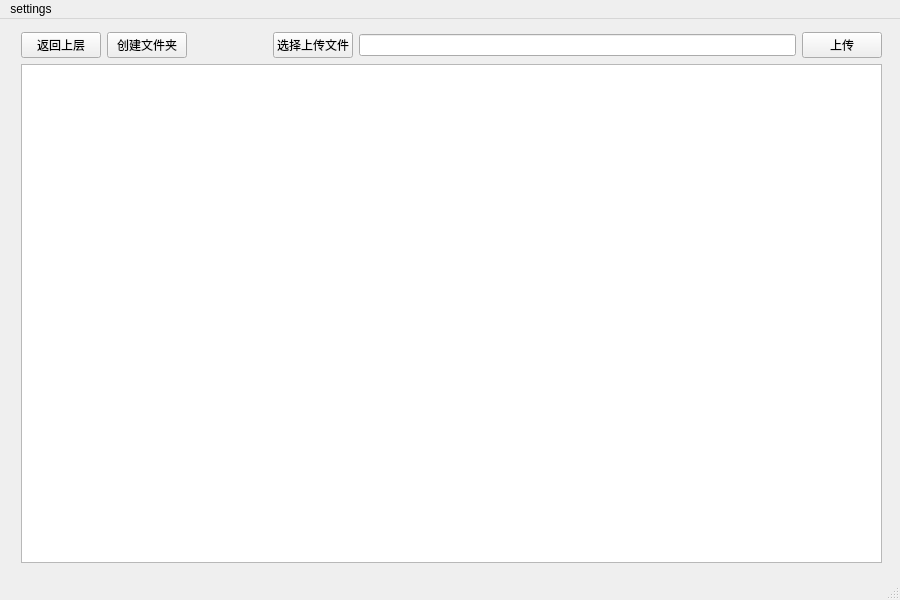
<?xml version="1.0" encoding="UTF-8"?>
<ui version="4.0">
 <class>ListFTP</class>
 <widget class="QMainWindow" name="ListFTP">
  <property name="geometry">
   <rect>
    <x>0</x>
    <y>0</y>
    <width>900</width>
    <height>600</height>
   </rect>
  </property>
  <property name="windowTitle">
   <string>MainWindow</string>
  </property>
  <widget class="QWidget" name="centralwidget">
   <widget class="QWidget" name="layoutWidget">
    <property name="geometry">
     <rect>
      <x>21</x>
      <y>13</y>
      <width>861</width>
      <height>531</height>
     </rect>
    </property>
    <layout class="QVBoxLayout" name="verticalLayout">
     <item>
      <layout class="QHBoxLayout" name="horizontalLayout_3">
       <item>
        <widget class="QPushButton" name="return_btn">
         <property name="text">
          <string>返回上层</string>
         </property>
        </widget>
       </item>
       <item>
        <widget class="QPushButton" name="create_btn">
         <property name="text">
          <string>创建文件夹</string>
         </property>
        </widget>
       </item>
       <item>
        <spacer name="horizontalSpacer">
         <property name="orientation">
          <enum>Qt::Horizontal</enum>
         </property>
         <property name="sizeType">
          <enum>QSizePolicy::Fixed</enum>
         </property>
         <property name="sizeHint" stdset="0">
          <size>
           <width>80</width>
           <height>20</height>
          </size>
         </property>
        </spacer>
       </item>
       <item>
        <layout class="QHBoxLayout" name="horizontalLayout">
         <item>
          <widget class="QPushButton" name="upload_btn">
           <property name="text">
            <string>选择上传文件</string>
           </property>
          </widget>
         </item>
         <item>
          <widget class="QLineEdit" name="lineEdit"/>
         </item>
         <item>
          <widget class="QPushButton" name="begin_upload_btn">
           <property name="text">
            <string>上传</string>
           </property>
          </widget>
         </item>
        </layout>
       </item>
      </layout>
     </item>
     <item>
      <widget class="QListWidget" name="listWidget">
       <property name="contextMenuPolicy">
        <enum>Qt::CustomContextMenu</enum>
       </property>
      </widget>
     </item>
    </layout>
   </widget>
  </widget>
  <widget class="QMenuBar" name="menubar">
   <property name="geometry">
    <rect>
     <x>0</x>
     <y>0</y>
     <width>900</width>
     <height>32</height>
    </rect>
   </property>
   <widget class="QMenu" name="menusettings">
    <property name="title">
     <string>settings</string>
    </property>
    <addaction name="actionset_Mode"/>
   </widget>
   <addaction name="menusettings"/>
  </widget>
  <widget class="QStatusBar" name="statusbar"/>
  <action name="actionset_Mode">
   <property name="text">
    <string>set Mode</string>
   </property>
  </action>
 </widget>
 <resources/>
 <connections/>
</ui>
